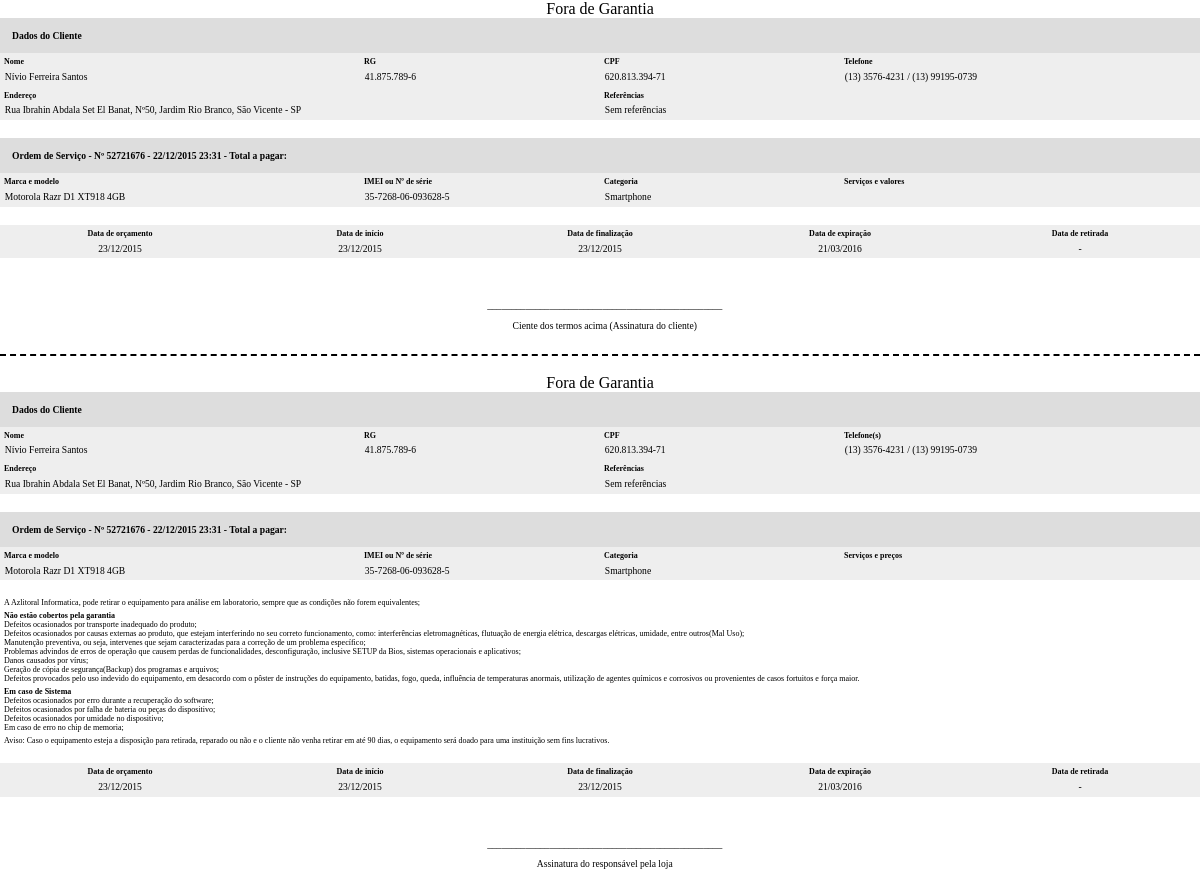
Screenshot of /ImprimirOrdem.php?codigo=52721676 with the database file from the repository.
### tables this page shows
CREATE TABLE `tb_cliente` (
  `cd_cliente` int(11) NOT NULL AUTO_INCREMENT,
  `nm_cliente` varchar(120) DEFAULT NULL,
  `cd_cpf` varchar(11) DEFAULT NULL,
  `cd_rg` varchar(9) DEFAULT NULL,
  `cd_telefone1` varchar(10) DEFAULT NULL,
  `cd_telefone2` varchar(11) DEFAULT NULL,
  `nm_endereco` varchar(100) DEFAULT NULL,
  `ds_referencias` varchar(500) DEFAULT NULL,
  `dt_cadastro` datetime DEFAULT NULL,
  PRIMARY KEY (`cd_cliente`),
  UNIQUE KEY `cd_cpf` (`cd_cpf`),
  UNIQUE KEY `cd_rg` (`cd_rg`)
);

CREATE TABLE `tb_os` (
  `cd_os` int(11) NOT NULL AUTO_INCREMENT,
  `dt_orcamento` date DEFAULT NULL,
  `dt_inicio` date DEFAULT NULL,
  `dt_finalizacao` date DEFAULT NULL,
  `dt_retirada` date DEFAULT NULL,
  `dt_expiracao` date DEFAULT NULL,
  `dt_venda` date DEFAULT NULL,
  `cd_status` int(1) DEFAULT NULL,
  `ic_orcam_vend_manuten` tinyint(1) DEFAULT NULL,
  `ds_os` varchar(500) DEFAULT NULL,
  `cd_funcionario` int(11) DEFAULT NULL,
  `dt_cadastro` datetime DEFAULT NULL,
  `cd_verificador` int(11) DEFAULT NULL,
  `cd_cliente` int(11) DEFAULT NULL,
  PRIMARY KEY (`cd_os`),
  UNIQUE KEY `uk_verificador` (`cd_verificador`) USING BTREE,
  KEY `fk_os_funcionario` (`cd_funcionario`),
  KEY `fk_os_status` (`cd_status`),
  KEY `fk_os_cliente` (`cd_cliente`),
  CONSTRAINT `fk_os_cliente` FOREIGN KEY (`cd_cliente`) REFERENCES `tb_cliente` (`cd_cliente`) ON DELETE SET NULL ON UPDATE CASCADE,
  CONSTRAINT `fk_os_funcionario` FOREIGN KEY (`cd_funcionario`) REFERENCES `tb_funcionario` (`cd_funcionario`),
  CONSTRAINT `fk_os_status` FOREIGN KEY (`cd_status`) REFERENCES `tb_status` (`cd_status`) ON DELETE SET NULL ON UPDATE CASCADE
);

CREATE TABLE `tb_aparelho` (
  `cd_aparelho` int(11) NOT NULL AUTO_INCREMENT,
  `cd_imei` varchar(15) DEFAULT NULL,
  `cd_venda` tinyint(1) DEFAULT NULL,
  `ds_aparelho` varchar(500) DEFAULT NULL,
  `cd_modelo` int(11) DEFAULT NULL,
  `cd_cliente` int(11) DEFAULT NULL,
  `dt_cadastro` datetime DEFAULT NULL,
  `cd_imei_secundario` varchar(15) DEFAULT NULL,
  `cd_numero_serie` varchar(20) DEFAULT NULL,
  PRIMARY KEY (`cd_aparelho`),
  UNIQUE KEY `cd_imei_secundario` (`cd_imei_secundario`),
  UNIQUE KEY `cd_numero_serie` (`cd_numero_serie`),
  UNIQUE KEY `uk_imei` (`cd_imei`) USING HASH,
  KEY `fk_aparelho_modelo` (`cd_modelo`),
  KEY `fk_aparelho_cliente` (`cd_cliente`),
  CONSTRAINT `fk_aparelho_cliente` FOREIGN KEY (`cd_cliente`) REFERENCES `tb_cliente` (`cd_cliente`) ON DELETE SET NULL ON UPDATE CASCADE,
  CONSTRAINT `fk_aparelho_modelo` FOREIGN KEY (`cd_modelo`) REFERENCES `tb_modelo` (`cd_modelo`) ON DELETE SET NULL ON UPDATE CASCADE
);

CREATE TABLE `tb_categoria` (
  `cd_categoria` int(11) NOT NULL AUTO_INCREMENT,
  `nm_categoria` varchar(70) DEFAULT NULL,
  `ic_editavel` tinyint(1) DEFAULT NULL,
  PRIMARY KEY (`cd_categoria`)
);

### ImprimirOrdem.php (the view, shortened to what the rows shown need)
<?php
	include 'php/Conexao.php';
	include 'php/ConexaoPrincipal.php';
	$codigo = mysql_escape_string($_GET['codigo']);
	$result_Cliente = $conexaoPrincipal -> Query("select tb_cliente.nm_cliente,
														   tb_cliente.cd_rg,
														   tb_cliente.cd_cpf,
														   tb_cliente.cd_telefone1,
														   tb_cliente.cd_telefone2,
														   tb_cliente.nm_endereco,
														   tb_cliente.ds_referencias
													  from tb_os inner join tb_cliente
														on tb_os.cd_cliente = tb_cliente.cd_cliente
														  where tb_os.cd_verificador = '$codigo'");
	$linha_Cliente = mysqli_fetch_assoc($result_Cliente);
	$query_Aparelhos = "select tb_os.cd_os, tb_aparelho.cd_aparelho, concat(tb_marca.nm_marca, ' ', tb_modelo.nm_modelo) as nm_marca_modelo,
							   tb_aparelho.cd_imei,
							   tb_aparelho.cd_numero_serie,
							   tb_categoria.nm_categoria,
							   item_os.ds_item_os,
							   tb_os.dt_cadastro
						  from tb_os inner join item_os
							on tb_os.cd_os = item_os.cd_os
							  inner join tb_aparelho
								on item_os.cd_aparelho = tb_aparelho.cd_aparelho
								  inner join tb_modelo
									on tb_aparelho.cd_modelo = tb_modelo.cd_modelo
									  inner join tb_marca
										on tb_modelo.cd_marca = tb_marca.cd_marca
										  inner join tb_categoria
											on tb_modelo.cd_categoria = tb_categoria.cd_categoria
							where tb_os.cd_verificador = '$codigo'
								order by nm_marca_modelo";
	$result_Aparelhos = $conexaoPrincipal -> Query($query_Aparelhos);
	$linha_Aparelhos = mysqli_fetch_assoc($result_Aparelhos);
	$total_Aparelhos = mysqli_num_rows($result_Aparelhos);
	$dataCadastro = date('d/m/Y H:i', strtotime($linha_Aparelhos['dt_cadastro']));
	$result_Datas = $conexaoPrincipal -> Query("select tb_os.dt_orcamento,
														   tb_os.dt_inicio,
														   tb_os.dt_finalizacao,
														   tb_os.dt_expiracao,
														   tb_os.dt_retirada,
							   (select concat('R$ ', sum(vl_custo), '/R$ ', sum(vl_preco), '/R$ ', sum((vl_preco - vl_custo)))
  from tb_servico
    where tb_servico.cd_os = tb_os.cd_os) as ds_total_valores,
								(select concat('R$ ', sum(vl_preco))
  from tb_servico
    where tb_servico.cd_os = tb_os.cd_os) as ds_total_pagar
													  from tb_os
														where tb_os.cd_verificador = '$codigo'");
	$linha_Datas = mysqli_fetch_assoc($result_Datas);
?>
<html>
	<head>
	</head>
	<body>
		<div class="ordem fica">
			<div class="data-client">
				<table width="100%" cellspacing="0">
					<tr>
						<td width="30%">
							<label class="lbl-title">Nome</label><br>
							<label class="lbl-item"><?php echo $linha_Cliente['nm_cliente']; ?></label>
						</td>
						<td width="20%">
							<label class="lbl-title">RG</label><br>
							<label class="lbl-item"><?php $aux = $linha_Cliente['cd_rg']; $aux = $aux[0].$aux[1].'.'.$aux[2].$aux[3].$aux[4].'.'.$aux[5].$aux[6].$aux[7].'-'.$aux[8]; echo $aux; ?></label>
						</td>
						<td width="20%">
							<label class="lbl-title">CPF</label><br>
							<label class="lbl-item"><?php $aux = $linha_Cliente['cd_cpf']; $aux = $aux[0].$aux[1].$aux[2].'.'.$aux[3].$aux[4].$aux[5].'.'.$aux[6].$aux[7].$aux[8].'-'.$aux[9].$aux[10]; echo $aux; ?></label>
						</td>
						<td width="30%">
							<label class="lbl-title">Telefone</label><br>
							<label class="lbl-item"><?php $aux = $linha_Cliente['cd_telefone1']; if (strlen($aux) == 10) {$aux = '('.$aux[0].$aux[1].') '.$aux[2].$aux[3].$aux[4].$aux[5].'-'.$aux[6].$aux[7].$aux[8].$aux[9];} else {$aux = '('.$aux[0].$aux[1].') '.$aux[2].$aux[3].$aux[4].$aux[5].$aux[6].'-'.$aux[7].$aux[8].$aux[9].$aux[10];} echo $aux; $aux = $linha_Cliente['cd_telefone2']; if ($aux != '') {if (strlen($aux) == 10) {$aux = '('.$aux[0].$aux[1].') '.$aux[2].$aux[3].$aux[4].$aux[5].'-'.$aux[6].$aux[7].$aux[8].$aux[9];} else {$aux = '('.$aux[0].$aux[1].') '.$aux[2].$aux[3].$aux[4].$aux[5].$aux[6].'-'.$aux[7].$aux[8].$aux[9].$aux[10];} echo ' / '.$aux;}?></label>
						</td>
					</tr>
					<tr>
						<td colspan="2">
							<label class="lbl-title">Endereço</label><br>
							<label class="lbl-item"><?php echo $linha_Cliente['nm_endereco']; ?></label>
						</td>
						<td colspan="2">
							<label class="lbl-title">Referências</label><br>
							<label class="lbl-item"><?php echo $linha_Cliente['ds_referencias']; ?></label>
						</td>
					</tr>
				</table>
			</div>
			<br>
			<div class="data-client">
				<label class="data-title">Ordem de Serviço - Nº <?php echo $codigo; ?> - <?php echo $dataCadastro; ?> - Total a pagar: <?php echo $linha_Datas['ds_total_pagar'];  ?></label>
				<table width="100%" cellspacing="0">
					<tr>
					</tr>
					<?php
						if ($total_Aparelhos > 0)
						{
							do
							{
								$codigoAparelho = $linha_Aparelhos['cd_aparelho'];
								$codigoOrdem = $linha_Aparelhos['cd_os'];
								$result = $conexaoPrincipal -> Query("select concat(tb_servico.ds_servico, ' - R$ ', vl_preco) as ds_servico_valores
																		  from tb_servico
																			where tb_servico.cd_os = '$codigoOrdem' and tb_servico.cd_aparelho = '$codigoAparelho'");
								$linha = mysqli_fetch_assoc($result);
					?>
								<tr>
									<td width="30%">
										<label class="lbl-item"><?php echo $linha_Aparelhos['nm_marca_modelo']; ?></label>
									</td>
									<td width="20%">
										<label class="lbl-item"><?php if ($linha_Aparelhos['cd_imei'] != '') {$aux = $linha_Aparelhos['cd_imei']; $aux = $aux[0].$aux[1].'-'.$aux[2].$aux[3].$aux[4].$aux[5].'-'.$aux[6].$aux[7].'-'.$aux[8].$aux[9].$aux[10].$aux[11].$aux[12].$aux[13].'-'.$aux[14];} else {$aux = $linha_Aparelhos['cd_numero_serie'];} echo $aux;?></label>
									</td>
									<td width="20%">
										<label class="lbl-item"><?php echo $linha_Aparelhos['nm_categoria']; ?></label>
									</td>
									<td width="30%">
										<?php
											do
											{
										?>
												<label class="lbl-item quebra"><?php  echo $linha['ds_servico_valores'];?></label>
										<?php
											}
											while ($linha = mysqli_fetch_assoc($result));
										?>
									</td>
								</tr>
					<?php
							}
							while ($linha_Aparelhos = mysqli_fetch_assoc($result_Aparelhos));
						}
					?>
				</table>
			</div>
			<br>
			<Br><br>
		</div>
		<br><div class="pontilhado">&nbsp;</div>
		<div class="ordem destaca">
			<div class="data-client">
				<table width="100%" cellspacing="0">
					<tr>
						<td width="30%">
							<label class="lbl-title">Nome</label><br>
							<label class="lbl-item"><?php echo $linha_Cliente['nm_cliente']; ?></label>
						</td>
						<td width="20%">
							<label class="lbl-title">RG</label><br>
							<label class="lbl-item"><?php $aux = $linha_Cliente['cd_rg']; $aux = $aux[0].$aux[1].'.'.$aux[2].$aux[3].$aux[4].'.'.$aux[5].$aux[6].$aux[7].'-'.$aux[8]; echo $aux; ?></label>
						</td>
						<td width="20%">
							<label class="lbl-title">CPF</label><br>
							<label class="lbl-item"><?php $aux = $linha_Cliente['cd_cpf']; $aux = $aux[0].$aux[1].$aux[2].'.'.$aux[3].$aux[4].$aux[5].'.'.$aux[6].$aux[7].$aux[8].'-'.$aux[9].$aux[10]; echo $aux; ?></label>
						</td>
						<td width="30%">
							<label class="lbl-title">Telefone(s)</label><br>
							<label class="lbl-item"><?php $aux = $linha_Cliente['cd_telefone1']; if (strlen($aux) == 10) {$aux = '('.$aux[0].$aux[1].') '.$aux[2].$aux[3].$aux[4].$aux[5].'-'.$aux[6].$aux[7].$aux[8].$aux[9];} else {$aux = '('.$aux[0].$aux[1].') '.$aux[2].$aux[3].$aux[4].$aux[5].$aux[6].'-'.$aux[7].$aux[8].$aux[9].$aux[10];} echo $aux; $aux = $linha_Cliente['cd_telefone2']; if ($aux != '') {if (strlen($aux) == 10) {$aux = '('.$aux[0].$aux[1].') '.$aux[2].$aux[3].$aux[4].$aux[5].'-'.$aux[6].$aux[7].$aux[8].$aux[9];} else {$aux = '('.$aux[0].$aux[1].') '.$aux[2].$aux[3].$aux[4].$aux[5].$aux[6].'-'.$aux[7].$aux[8].$aux[9].$aux[10];} echo ' / '.$aux;}?></label>
						</td>
					</tr>
					<tr>
						<td colspan="2">
							<label class="lbl-title">Endereço</label><br>
							<label class="lbl-item"><?php echo $linha_Cliente['nm_endereco']; ?></label>
						</td>
						<td colspan="2">
							<label class="lbl-title">Referências</label><br>
							<label class="lbl-item"><?php echo $linha_Cliente['ds_referencias']; ?></label>
						</td>
					</tr>
				</table>
			</div>
			<br>
			<div class="data-client">
				<label class="data-title">Ordem de Serviço - Nº <?php echo $codigo; ?> - <?php echo $dataCadastro; ?> - Total a pagar: <?php echo $linha_Datas['ds_total_pagar']; ?></label>
				<table width="100%" cellspacing="0">
					<tr>
					</tr>
					<?php
						$result_Aparelhos = $conexaoPrincipal -> Query($query_Aparelhos);
						$linha_Aparelhos = mysqli_fetch_assoc($result_Aparelhos);
						$total_Aparelhos = mysqli_num_rows($result_Aparelhos);
						if ($total_Aparelhos > 0)
						{
							do
							{
								$codigoAparelho = $linha_Aparelhos['cd_aparelho'];
								$codigoOrdem = $linha_Aparelhos['cd_os'];
								$result = $conexaoPrincipal -> Query("select concat(tb_servico.ds_servico, ' - R$ ', vl_preco) as ds_servico_preco
																		  from tb_servico
																			where tb_servico.cd_os = '$codigoOrdem' and tb_servico.cd_aparelho = '$codigoAparelho'");
								$linha = mysqli_fetch_assoc($result);
					?>
								<tr>
									<td width="30%">
										<label class="lbl-item"><?php echo $linha_Aparelhos['nm_marca_modelo']; ?></label>
									</td>
									<td width="20%">
										<label class="lbl-item"><?php if ($linha_Aparelhos['cd_imei'] != '') {$aux = $linha_Aparelhos['cd_imei']; $aux = $aux[0].$aux[1].'-'.$aux[2].$aux[3].$aux[4].$aux[5].'-'.$aux[6].$aux[7].'-'.$aux[8].$aux[9].$aux[10].$aux[11].$aux[12].$aux[13].'-'.$aux[14];} else {$aux = $linha_Aparelhos['cd_numero_serie'];} echo $aux;?></label>
									</td>
									<td width="20%">
										<label class="lbl-item"><?php echo $linha_Aparelhos['nm_categoria']; ?></label>
									</td>
									<td width="30%">
										<?php
											do
											{
										?>
												<label class="lbl-item quebra"><?php  echo $linha['ds_servico_preco'];?></label>
										<?php
											}
											while ($linha = mysqli_fetch_assoc($result));
										?>
									</td>
								</tr>
					<?php
							}
							while ($linha_Aparelhos = mysqli_fetch_assoc($result_Aparelhos));
						}
					?>
				</table>
			</div>
			<br>
			<br>
			<Br><br>
		</div>
	</body>
</html>

### rows the page displays
tb_cliente: nm_cliente "Nívio Ferreira Santos", cd_rg "41.875.789-6", cd_cpf "620.813.394-71", cd_telefone1 "(13) 3576-4231", cd_telefone2 "(13) 99195-0739", nm_endereco "Rua Ibrahin Abdala Set El Banat, Nº50, Jardim Rio Branco, São Vicente - SP", ds_referencias "Sem referências"
tb_os: dt_cadastro "22/12/2015 23:31", nm_marca_modelo "Motorola Razr D1 XT918 4GB", tb_aparelho.cd_imei "35-7268-06-093628-5", tb_categoria.nm_categoria "Smartphone"

### other values shown
$codigo "52721676"
$aux "23/12/2015"
$aux "21/03/2016"
